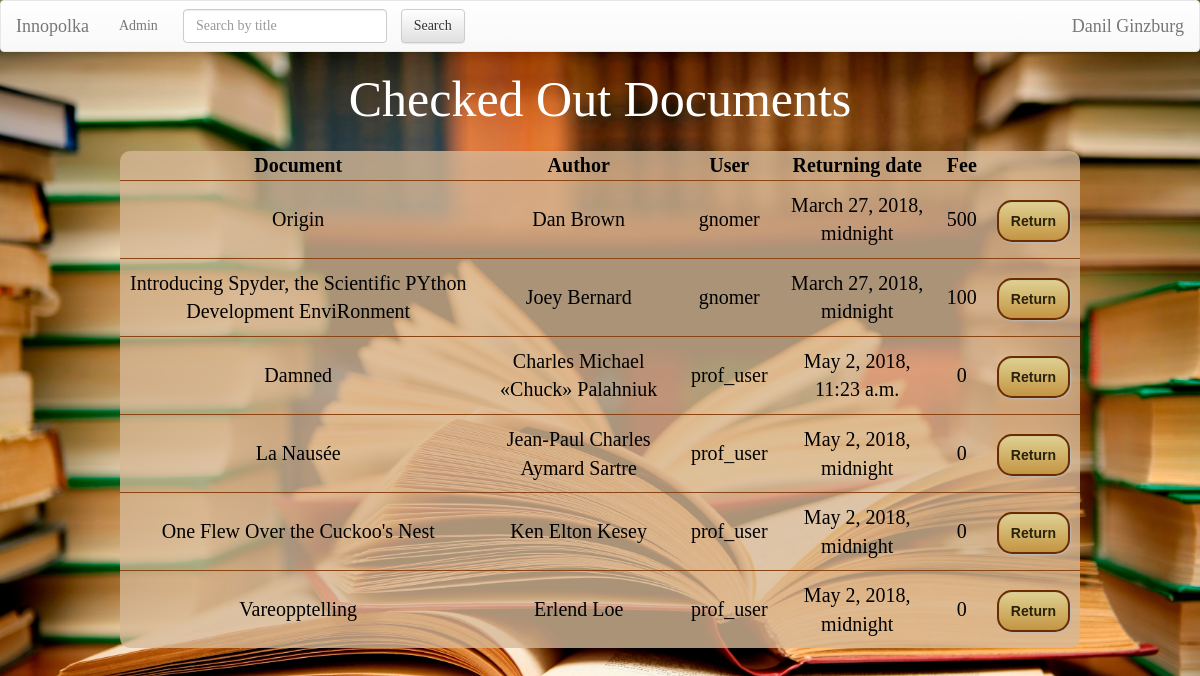
Page /checked_out_docs/ (signed in) on the earlier database version.
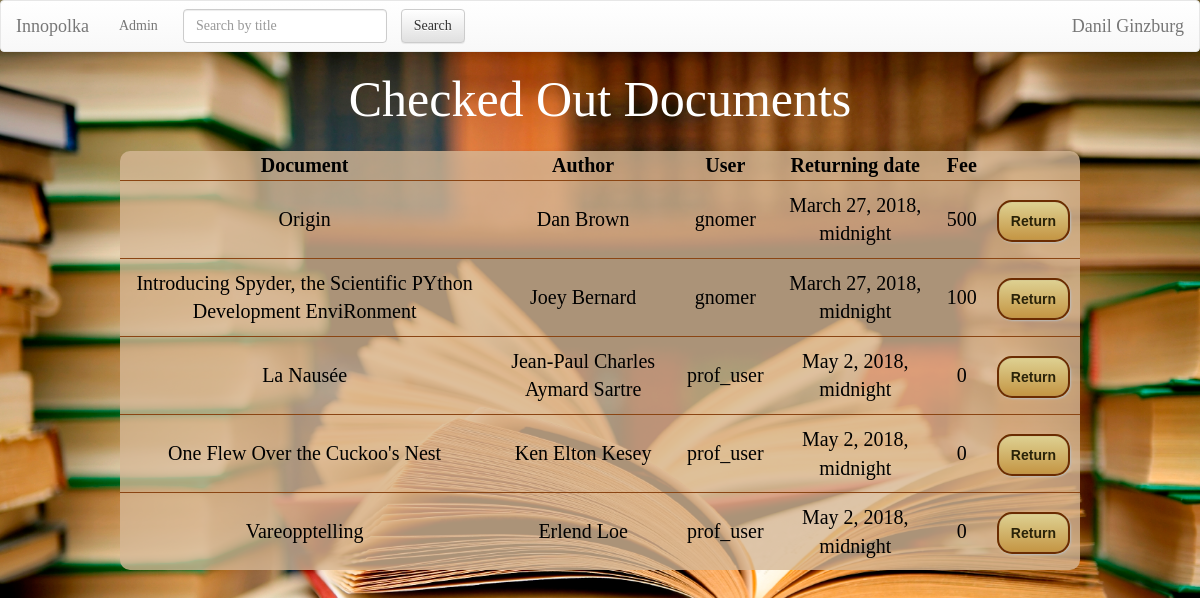
Same page on the later database version.
### Documents/models.py (models this page shows, shortened)
class DocumentCopy(models.Model):
    doc = models.ForeignKey(Document, blank=True, default=None, on_delete=models.CASCADE) # link document which is checked out
    checked_up_by_whom = models.ForeignKey(User, blank=True, default=None, on_delete=models.CASCADE) # link to holder
    date = models.DateTimeField(default=str(datetime.datetime.today().strftime("%Y-%m-%d %H:%M")))
    returning_date = models.DateTimeField(default=str(datetime.datetime.today().strftime("%Y-%m-%d %H:%M")))
    time_left = models.CharField(null=True, max_length=250)
    fine_price = models.IntegerField(null=True)
    renewed = models.BooleanField(default=False)
    class Meta:
        verbose_name_plural = 'Document copies'
    def fine(self):
        if datetime.datetime.today() > self.returning_date:
            fine = int((datetime.datetime.today() - self.returning_date).days) * 100
            if fine > self.doc.price:
                return self.doc.price
            else:
                return fine
        else:
            return 0

class Document(models.Model):
    title = models.CharField(max_length=250)
    price = models.IntegerField()
    keywords = models.CharField(max_length=250) # the list of keywords stored in string
    authors = models.CharField(max_length=250) # the list of authors in string format splitted by space
    cover = models.CharField(max_length=1000, default="https://lh3.googleusercontent.com/zqfUbCXdb1oGmsNEzNxTjQU5ZlS3x46nQoB83sFbRSlMnpDTZgdVCe_LvCx-rl7sOA=w300")
    copies = models.PositiveIntegerField(default=1)
    type = models.CharField(max_length=100, default='Document')
    is_bestseller = models.BooleanField(default=False)
    is_reference = models.BooleanField(default=False)
    level = models.PositiveIntegerField(default=1)
    room = models.PositiveIntegerField(default=1)

### Documents/views.py (the view)
# urls.py: url(r'^checked_out_docs/$', views.CheckedOutDocsView.as_view(), name='checked_out_docs'),
class CheckedOutDocsView(ListView):
    model = DocumentCopy
    template_name = 'Documents/checked_out_docs.html'
    context_object_name = 'document_copies'
    def get(self, request, *args, **kwargs):
        if request.user.is_staff:
            return super().get(request, *args, **kwargs)
        return redirect('/')

### Documents/templates/Documents/checked_out_docs.html (shortened to what this page needs)
{% extends 'Documents/base.html' %}
{% load staticfiles %}
{% block body %}
    <h1> Checked Out Documents</h1>
    <table>
        <tr>
            <th class="cen">Document</th>
            <th class="cen">Author</th>
            <th class="cen">User</th>
            <th class="cen">Returning date</th>
            <th class="cen">Fee</th>
        </tr>
        <tr>
            {% for copy in document_copies %}
                <td><a href="/{{ copy.doc.id }}/">{{ copy.doc.title }}</a></td>
                <td>{{ copy.doc.authors }}</td>
                <td><a href="/user/?id={{ copy.checked_up_by_whom.id }}">{{ copy.checked_up_by_whom }}</a></td>
                <td>{{ copy.returning_date }}</td>
                <td>{{ copy.fine }}</td>
                <td><a class="button" href="/requests/return/?copy_id={{ copy.id }}" onclick="
                        return confirm('Return {{ copy.doc.title }} from {{ copy.checked_up_by_whom.username }} back?');
                        ">Return</a></td>
                </tr>
            {% endfor %}
    </table>
{% endblock %}

Differences in the rows shown:
removed DocumentCopy: doc "Damned", doc.authors "Charles Michael «Chuck» Palahniuk", checked_up_by_whom "prof_user", returning_date "May 2, 2018, 11:23 a.m.", fine "0"
